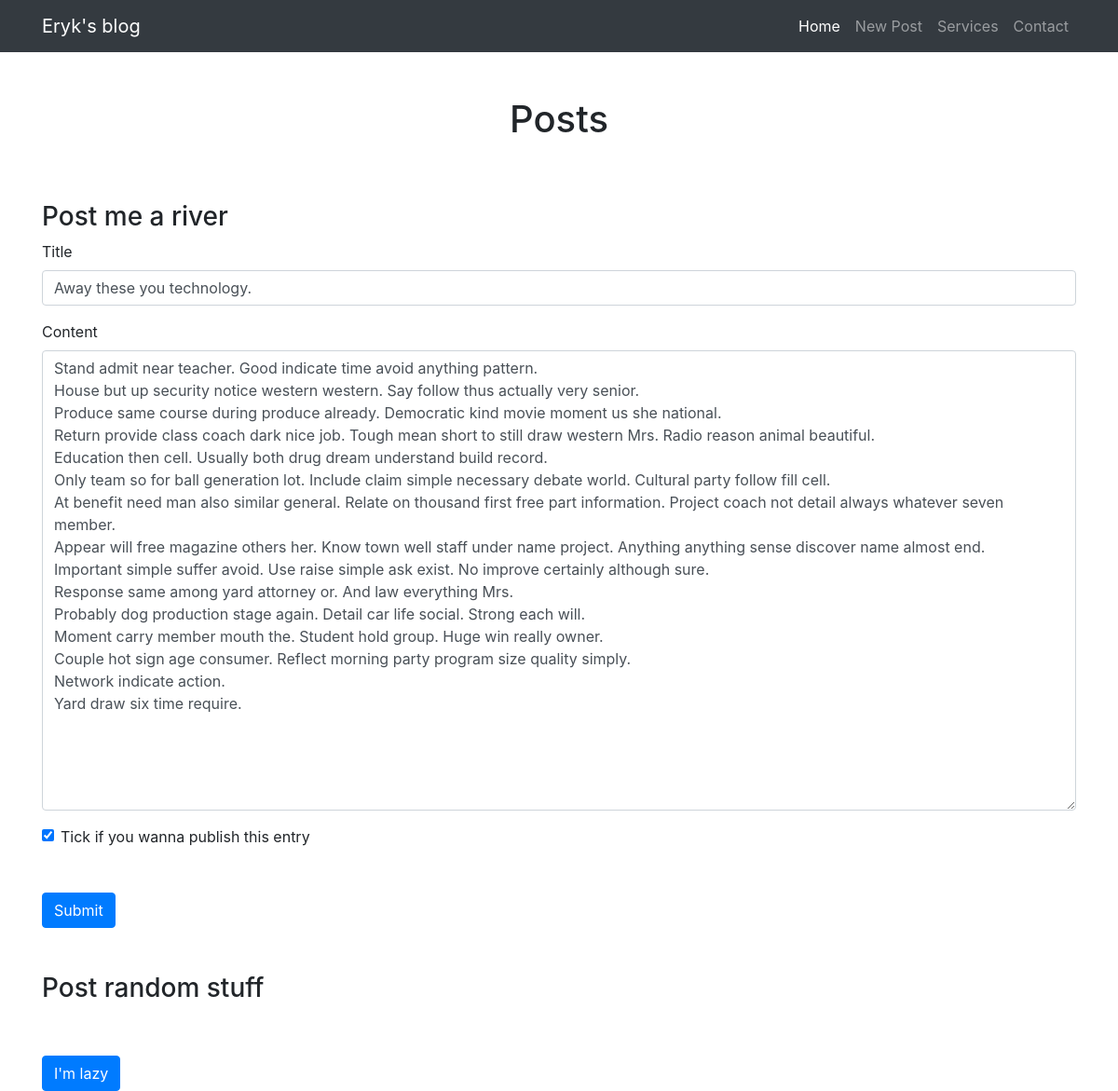
Screenshot of /edit-post/40 with the database file from the repository.
### blog/models.py (models this page shows)
class Entry(db.Model):
    id = db.Column(db.Integer, primary_key=True)
    title = db.Column(db.String(80), nullable=False)
    body = db.Column(db.Text, nullable=False)
    pub_date = db.Column(db.DateTime, nullable=False,
        default=datetime.datetime.utcnow)
    is_published = db.Column(db.Boolean, default=False)

### blog/routes.py (the view)
@app.route("/edit-post/<int:entry_id>", methods=["GET", "POST"])
def edit_entry(entry_id):
    entry = Entry.query.filter_by(id=entry_id).first_or_404()
    form = EntryForm(obj=entry)
    return create_or_edit_entry(entry_id, entry, form)

### blog/forms.py
class EntryForm(FlaskForm):
    title = StringField('Title', validators=[DataRequired()])
    body = TextAreaField('Content', validators=[DataRequired()])
    is_published = BooleanField('Is published?')

### blog/routes.py (called while the page is built, shortened)
def create_or_edit_entry(entry_id, entry, form):
    errors = None
    return render_template(
        "entry_form.html", form=form, errors=errors, entry_id=entry_id)

### blog/templates/entry_form.html (shortened to what this page needs)
{% extends "index.html" %}
{% block content %}
<h3 class="mt-5">Post me a river</h3>
<form method="POST" action="">
    <div class="form-group">
        <label for="title">Title</label>
        {{ form.title(class_="form-control") }}
    </div>
    <div class="form-group">
        <label for="body">Content</label>
        {{ form.body(class_="form-control", cols="100", rows="20") }}
    </div>
    <div class="form-check">
        {{ form.is_published(class_="form-check-input") }}
        <label class="form-check-label" for="is_published">Tick if you wanna publish this entry</label>
    </div>
    <button type="submit" class="btn btn-primary mt-5">Submit</button>
</form>
<h3 class="mt-5">Post random stuff</h3>
<form method="POST" action="/random/{{ entry_id }}">
    <button type="submit" class="btn btn-primary mt-5">I'm lazy</button>
</form>
{% endblock %}

### rows the page displays
Entry: title "Away these you technology.", body "Stand admit near teacher. Good indicate time avoid anything pattern. House but up security notice western western. Say follow thus actually very senior. Produce same course during produce already. Democratic kind movie moment us she national. Return provide class coach dark nice job. Tough mean short to still draw western Mrs. Radio reason animal beautiful. Education then cell. Usually both drug dream understand build record. Only team so for ball generation lot. Include claim simple necessary debate world. Cultural party follow fill cell. At benefit need man also similar general. Relate on thousand first free part information. Project coach not detail always whatever seven member. Appear…", is_published "☑"
